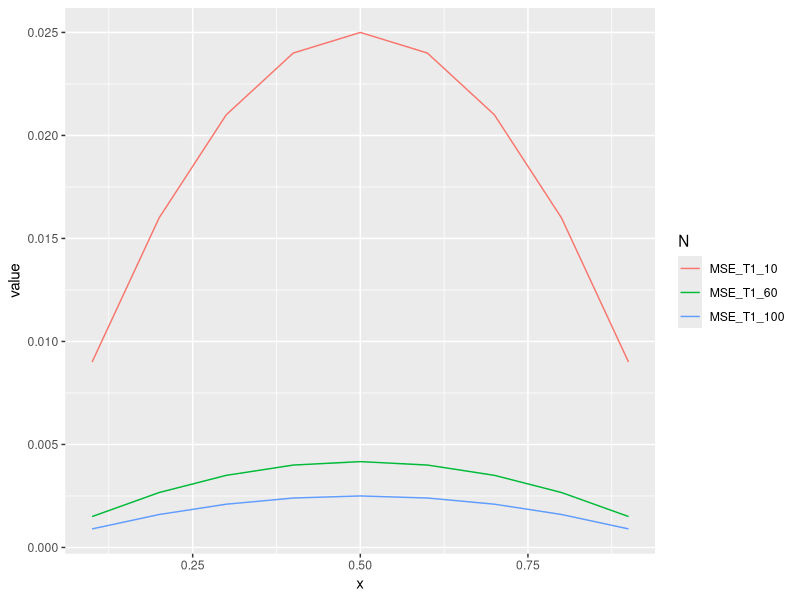
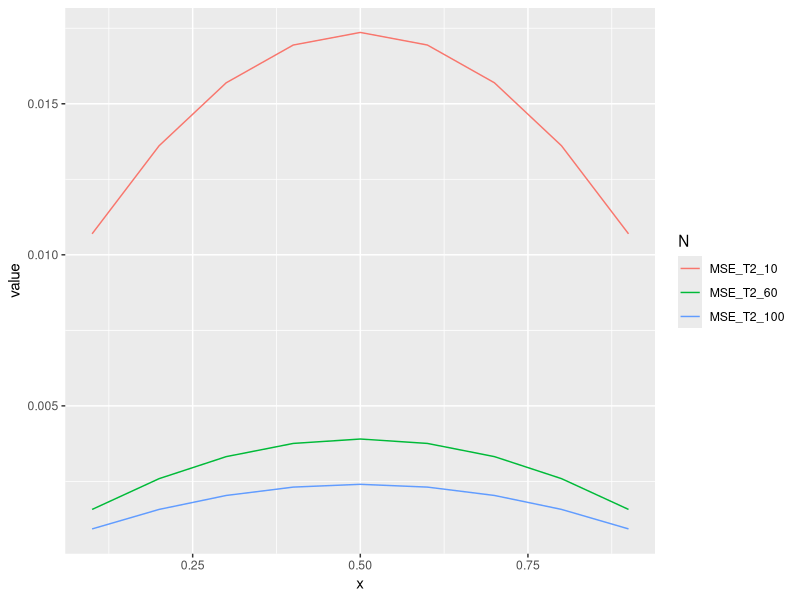

These figures' R source, in order:
## ---- chunk 1
library(reshape2)
x <- seq(0.1,0.9,0.1)
n <- c(10,60,100)
MSE_T1_10 <- (x-x^2)/n[1]
MSE_T1_60 <- (x-x^2)/n[2]
MSE_T1_100 <- (x-x^2)/n[3]
df <- data.frame(x,MSE_T1_10,MSE_T1_60,MSE_T1_100)
df <- melt(df, id.vars="x", variable.name="N")
## ---- chunk 2
library(ggplot2)
ggplot(df,aes(x, value)) + geom_line(aes(colour=N))
## ---- chunk 3
x <- seq(0.1,0.9,0.1)
n <- c(10,60,100)
MSE_T2_10 <- (1+(n[1]-4)*x+(4-n[1])*x^2)/((n[1]+2)^2)
MSE_T2_60 <- (1+(n[2]-4)*x+(4-n[2])*x^2)/((n[2]+2)^2)
MSE_T2_100 <- (1+(n[3]-4)*x+(4-n[3])*x^2)/((n[3]+2)^2)
df_2 <- data.frame(x,MSE_T2_10,MSE_T2_60,MSE_T2_100)
df_2 <- melt(df_2, id.vars="x", variable.name="N")
## ---- chunk 4
library(ggplot2)
ggplot(df_2,aes(x, value)) + geom_line(aes(colour=N))
